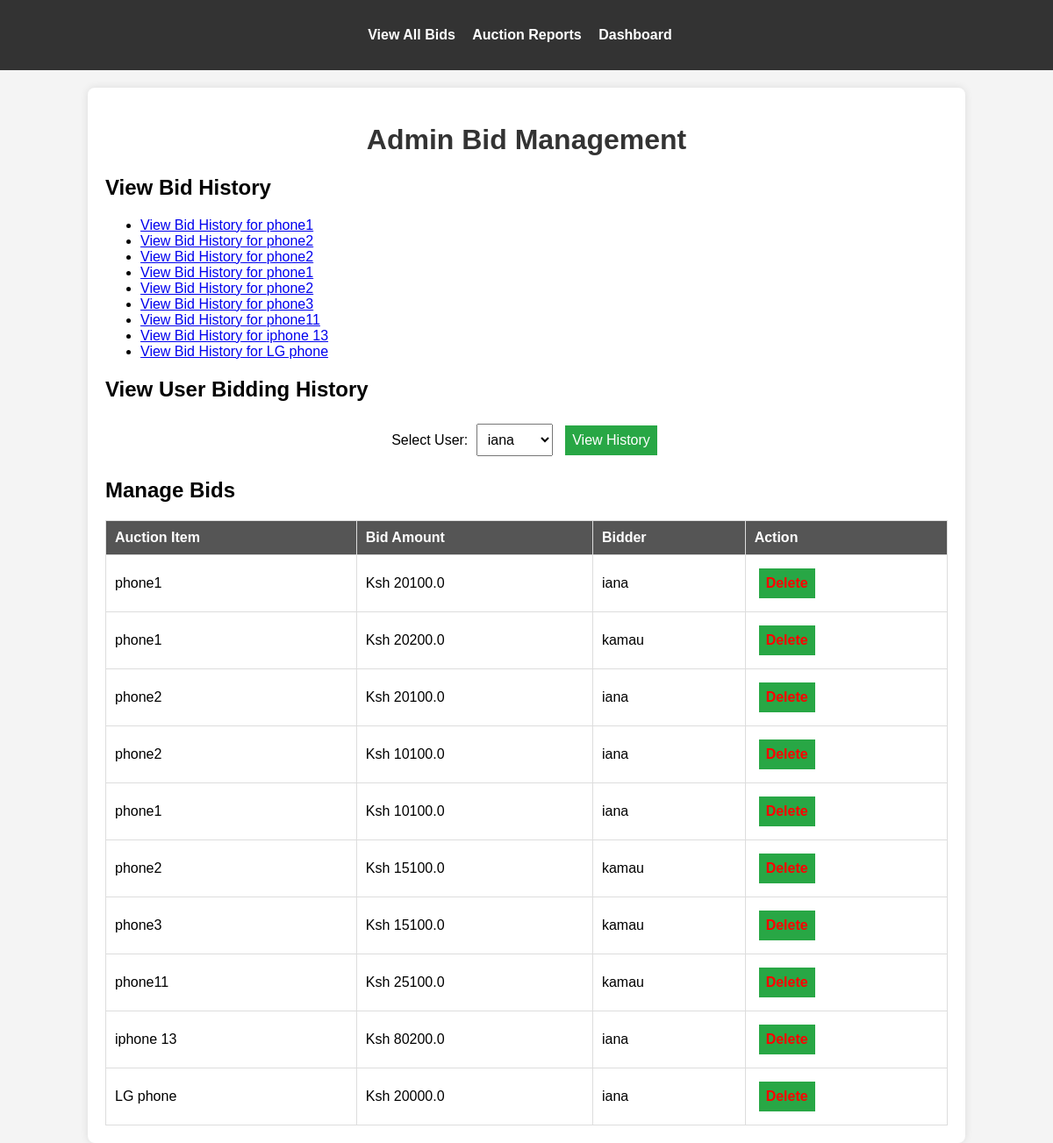
Page /admin/bids on the earlier database version.
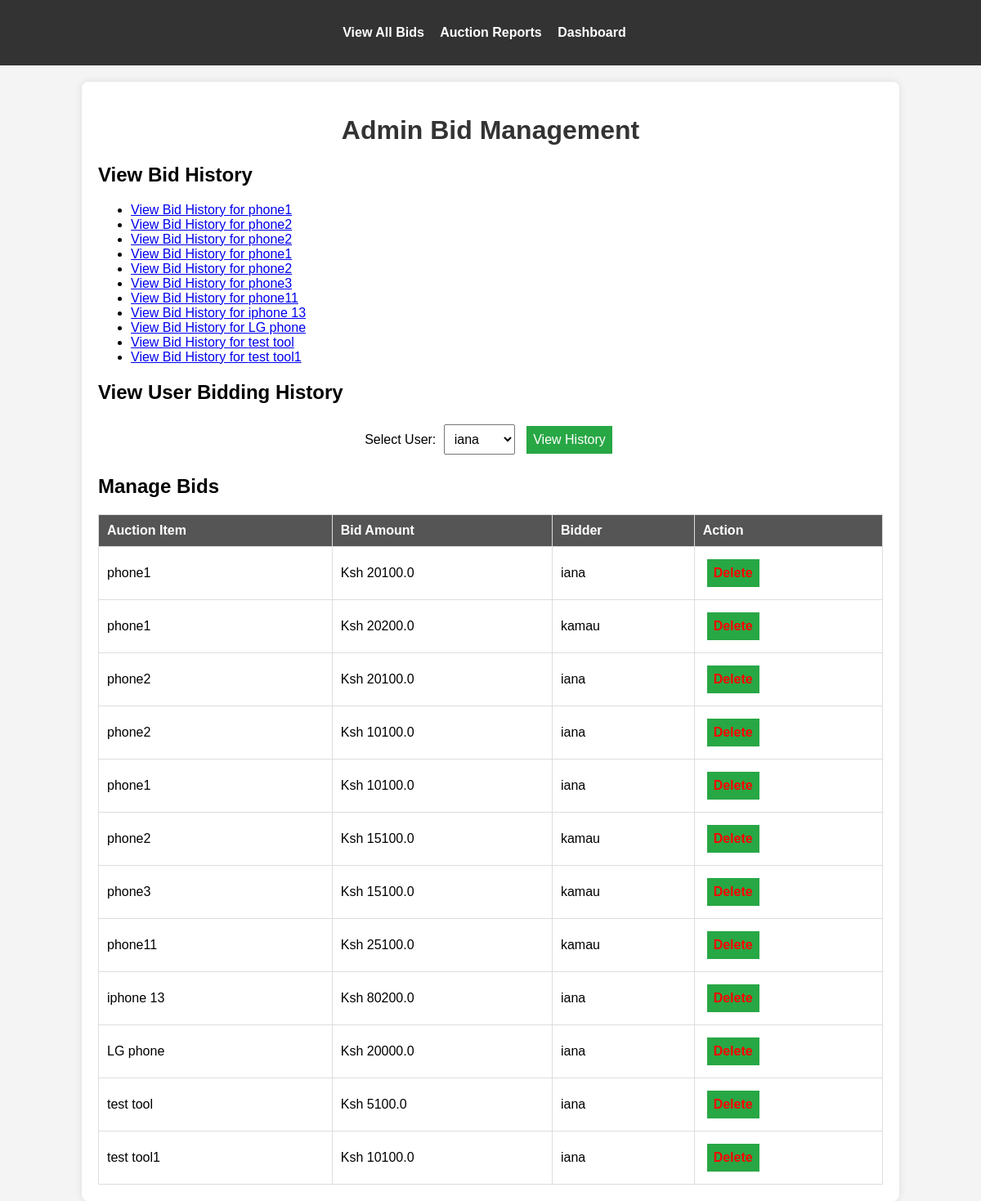
Same page on the later database version.
### models.py (models this page shows)
class AuctionItem(db.Model):
    id = db.Column(db.Integer, primary_key=True)
    title = db.Column(db.String(100), nullable=False)
    description = db.Column(db.Text, nullable=False)
    starting_price = db.Column(db.Float, nullable=False)
    image = db.Column(db.String(100), nullable=True)
    end_time = db.Column(db.DateTime(timezone=True), nullable=False, default=lambda: datetime.now(timezone.utc))
    bids = db.relationship('Bid', backref='auction_item', lazy=True)
    category = db.Column(db.String(50), nullable=False)  # New field for category
    additional_images = db.relationship('AdditionalImage', back_populates='auction_item', cascade="all, delete-orphan")
    serial_number = db.Column(db.String(50), nullable=True)
    model = db.Column(db.String(50), nullable=True)
    year_of_manufacture = db.Column(db.String(4), nullable=True)
    color = db.Column(db.String(30), nullable=True)
    primary_damage = db.Column(db.String(50), nullable=True)
    secondary_damage = db.Column(db.String(50), nullable=True)
    VIN = db.Column(db.String(17), nullable=True)
    odometer = db.Column(db.Integer, nullable=True)
    working = db.Column(db.String(10), nullable=True)  # Yes/No/Not Applicable
    sale_status = db.Column(db.String(20), default='Open')  # Open, Closed, or Sold

class Bid(db.Model):
    id = db.Column(db.Integer, primary_key=True)
    user_id = db.Column(db.Integer, db.ForeignKey('user.id'), nullable=False)
    auction_id = db.Column(db.Integer, db.ForeignKey('auction_item.id'), nullable=False)
    bid_amount = db.Column(db.Float, nullable=False)
    timestamp = db.Column(db.DateTime, default=datetime.now)
    user = db.relationship('User', backref='bids')

class User(UserMixin, db.Model):
    id = db.Column(db.Integer, primary_key=True)
    username = db.Column(db.String(50), unique=True, nullable=False)
    password = db.Column(db.String(100), nullable=False)
    is_admin = db.Column(db.Boolean, default=False)

### app.py (the view)
@app.route('/admin/bids')
def admin_bid_management():
    bids = Bid.query.all()
    auction_items = db.session.query(AuctionItem).join(Bid).distinct().all()
    users = db.session.query(User).join(Bid).distinct().all()
    """Admin dashboard for managing bids."""
    return render_template('admin_bid_management.html', auction_items=auction_items, users=users, bids=bids)

### app.py (called while the page is built)
@app.context_processor
def inject_user_model():
    from models import User  # Import your User model here
    return dict(User=User)

### templates/admin_bid_management.html (shortened to what this page needs)
<!DOCTYPE html>
<html lang="en">
<head>
</head>
<body>
    <nav>
        <ul>
            <li><a href="{{ url_for('view_all_bids') }}">View All Bids</a></li>
            <li><a href="{{ url_for('auction_reports') }}">Auction Reports</a></li>
            <li><a href="{{ url_for('admin_dashboard') }}">Dashboard</a></li>
        </ul>
    </nav>
    <div class="container">
        <h1>Admin Bid Management</h1>
        <div class="bid-section">
            <h2>View Bid History</h2>
            <ul>
                {% for item in auction_items %}
                    <li><a href="{{ url_for('view_bid_history', item_id=item.id) }}">View Bid History for {{ item.title }}</a></li>
                {% endfor %}
            </ul>
        </div>
        <div class="bid-section">
            <h2>View User Bidding History</h2>
            <form action="{{ url_for('view_user_bidding_history', user_id=0) }}" method="get" onsubmit="updateAction(event)">
                <label for="user_id">Select User:</label>
                <select name="user_id" id="user_id" required>
                    {% for user in users %}
                        <option value="{{ user.id }}">{{ user.username }}</option>
                    {% endfor %}
                </select>
                <button type="submit">View History</button>
            </form>
        </div>
        <div class="bid-section">
            <h2>Manage Bids</h2>
            <table class="bid-table">
                <thead>
                    <tr>
                        <th>Auction Item</th>
                        <th>Bid Amount</th>
                        <th>Bidder</th>
                        <th>Action</th>
                    </tr>
                </thead>
                <tbody>
                    {% for bid in bids %}
                        <tr>
                            <td>{{ bid.auction_item.title }}</td>
                            <td>Ksh {{ bid.bid_amount }}</td>
                            <td>{{ bid.user.username }}</td>
                            <td>
                                <form action="{{ url_for('delete_bid', bid_id=bid.id) }}" method="POST" style="display:inline;">
                                    <button type="submit" class="delete-link" onclick="return confirm('Are you sure you want to delete this bid?');">
                                        Delete
                                    </button>
                                </form>
                            </td>
                        </tr>
                    {% endfor %}
                </tbody>
            </table>
        </div>
    </div>
</body>
</html>

Differences in the rows shown:
added AuctionItem: title "test tool"
added AuctionItem: title "test tool1"
added Bid: auction_item "test tool", bid_amount "5100.0", user.username "iana"
added Bid: auction_item "test tool1", bid_amount "10100.0", user.username "iana"
